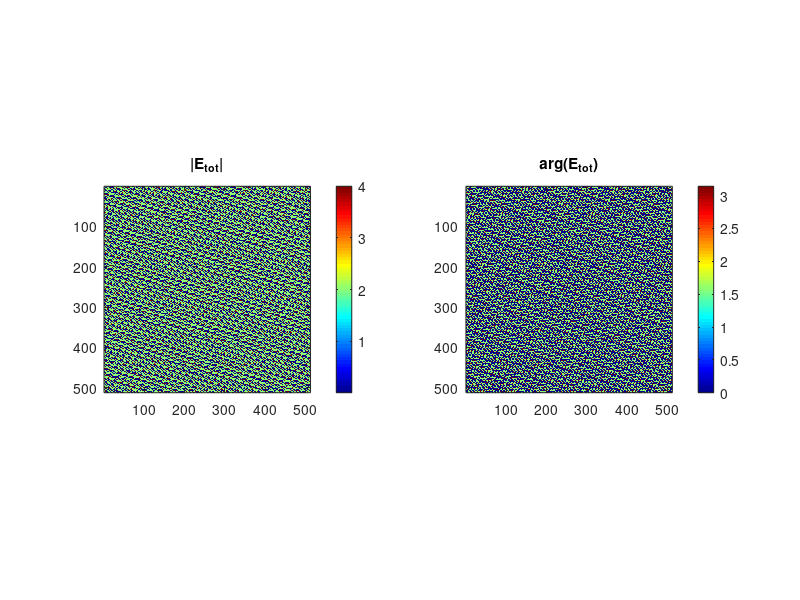
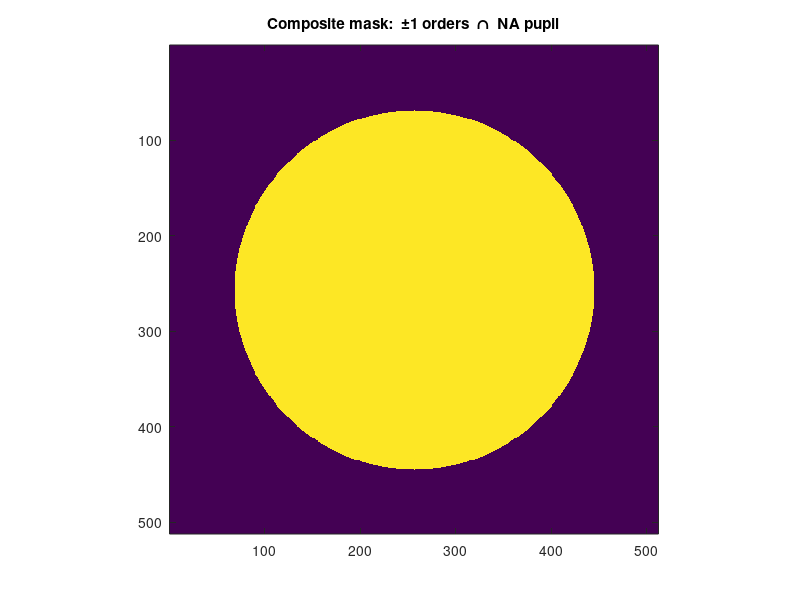
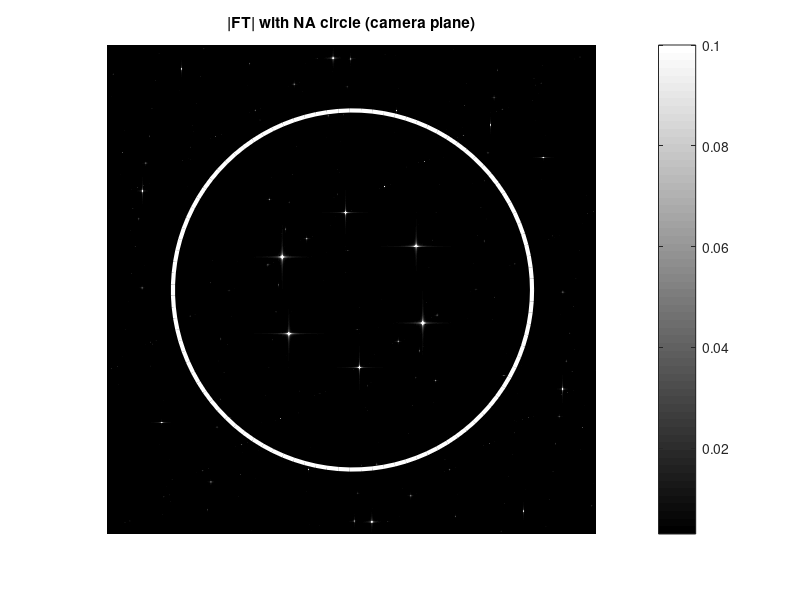
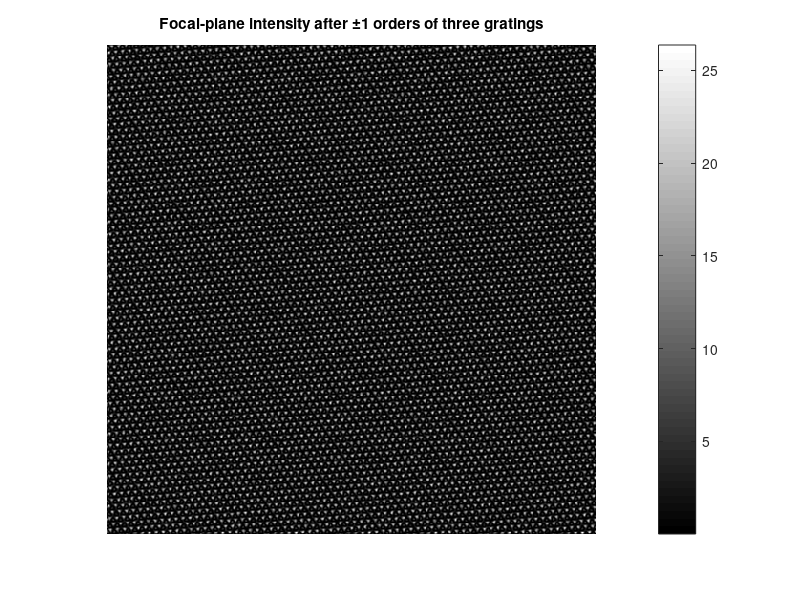

Reproduce these figures in MATLAB, in order.
% =============================================================
%    Fourier-plane mask demo   (±1 orders of three gratings)
%    — all scaling driven by NA, λ, pixel size, magnification —
% =============================================================
close all; clear; clc;

%% ------------------  Parameter Block  ------------------------
N              = 512;        % simulation grid (square)
lambda         = 0.515e-6;   % wavelength in vacuum  [m]
NA             = 1.1;        % numerical aperture
pixelSize_cam  = 6.5e-6;     % sensor pixel pitch    [m]
M              = 75.6303;    % lateral magnification  (sample→camera)

period_slm =3.97;
% period_slm =5.95;

period_slm_um = period_slm *8.2;
mag_Slm_Camera = (125/150)*(300/175)*(75/85);
% rho = ((period_slm*mag_Slm_Camera)^-1)./((size(Image_temp,1)*6.5)^-1)*ones(4,1);
period = period_slm_um*mag_Slm_Camera / 6.5;
% period         = 6;          % grating period [pixels]  (simulation coord.)
maskrad        = 3;          % radius of each ±1 order mask [pixels]
angles_list    = -[94.82, 94.82-120, 94.82-240];  % grating orientations

%% ------------------  Derived constants -----------------------
% frequency increment on the camera (cycles/m per FFT pixel)
deltaF_cam = 1 / (N * pixelSize_cam);
% res_rayleigh = 0.61 * lambda / NA;          % [m]

% NA cut-off in cycles/m (object) and camera
% fc_obj = NA / (0.61 * lambda);    % Rayleigh's limit - object plane
fc_obj = 2*NA / (1 * lambda);       % Abbe's limit - object plane

fc_cam = fc_obj / M;         % camera plane  (what the FFT sees)

% radius of NA circle in pixels
kCutPix = round(fc_cam / deltaF_cam);

fprintf('NA cut-off (object) : %.3f cycles/µm\n',  fc_obj*1e-6);
fprintf('NA cut-off (camera) : %.3f cycles/µm\n',  fc_cam*1e-6);
fprintf('NA radius in FFT px : %d px\n\n',         kCutPix);

%% ------------------  Build spatial grid ----------------------
[x, y] = meshgrid( (0:N-1) - N/2, (0:N-1) - N/2 );

%% ------------------  Composite binary-phase field ------------
E_tot = ones(N);
for jj = 1:3
    th     = angles_list(jj);
    coords = x*cosd(th) + y*sind(th);
    base_phase = pi * (mod(coords,period) < period/2);   % 0–π stripes
    E_tot = E_tot + exp(1i*base_phase);
end

figure(1);
subplot(1,2,1); imagesc(abs(E_tot));  axis image; colorbar; colormap jet;
title('|E_{tot}|');
subplot(1,2,2); imagesc(angle(E_tot)); axis image; colorbar; colormap jet;
title('arg(E_{tot})');

%% ------------------  Fourier transform -----------------------
Spec = fftshift( fft2(E_tot) );

%% ------------------  Mask: keep ±1 orders --------------------
mask = false(N);
center = N/2 + 1;

% ±1 orders for each orientation
f0 = N/period;   % FFT-bin index of first order
[Xg, Yg] = meshgrid(1:N, 1:N);

for th = angles_list
    u = round(f0 * cosd(th));
    v = round(f0 * sind(th));
    for sgn = [+1, -1]
        rr = center + sgn*v;
        cc = center + sgn*u;
        mask = mask | ((Yg-rr).^2 + (Xg-cc).^2 <= maskrad^2);
    end
end

% ------------------  Add circular NA pupil -------------------
NAMask  = ((Xg-center).^2 + (Yg-center).^2) <= kCutPix^2;
% mask    = mask & NAMask;   % keep only ±1 orders *inside* NA circle
mask    =  NAMask;   % keep only ±1 orders *inside* NA circle

figure(2); imagesc(mask); axis image;
title('Composite mask:  ±1 orders  ∩  NA pupil');
ft_profile = abs(Spec);
ft_profile = ft_profile ./ max(ft_profile(:));
%%
figure(3); imagesc(ft_profile); axis image off; %caxis([3e-2, 1e-1]);
set(gca,'ColorScale','log'); 
colormap gray;colorbar; hold on;
caxis([3e-3, 1e-1]);
viscircles([center,center], kCutPix, 'LineStyle','--','Color','w');
title('|FT| with NA circle (camera plane)');

%% ------------------  Filter, inverse FT ----------------------
Spec_filt = Spec .* mask;

% If you want to flip the phase of certain gratings:
to_flip = [];   % e.g. [1 2] to flip the first two gratings
for k = to_flip
    thk = angles_list(k);
    uk  = round(f0 * cosd(thk));
    vk  = round(f0 * sind(thk));
    for sgn = [+1, -1]
        rr = center + sgn*vk;
        cc = center + sgn*uk;
        Spec_filt(rr,cc) = -Spec_filt(rr,cc);   % multiply by –1
    end
end

E_img = ifft2( ifftshift(Spec_filt) );
I_img = abs(E_img).^2;

%% ------------------  Display focal-plane intensity -----------
figure(7); imagesc(I_img); axis image off; colormap gray; colorbar;
title('Focal‐plane intensity after ±1 orders of three gratings');
%% ----- Compute ±1 order radius ratio vs NA radius -----
% Continuous (ideal) first-order radius in FFT pixels
r1_cont = f0;                       % since radius = N/period in pixels
ratio_cont = r1_cont / kCutPix;     % continuous ratio

% Discrete (rounded) radius from mask centers for each grating angle
r1_disc = zeros(numel(angles_list), 1);
cnt = 0;
for th = angles_list
    cnt = cnt + 1;
    u = round(f0 * cosd(th));
    v = round(f0 * sind(th));
    r1_disc(cnt) = hypot(u, v);     % sqrt(u^2 + v^2)
end
ratio_disc_all = r1_disc / kCutPix;
ratio_disc_mean = mean(ratio_disc_all);

% Print to console
fprintf('--- ±1 Order Radius vs NA ---\n');
fprintf('NA radius (kCutPix)           : %d px\n', kCutPix);
fprintf('First-order radius (continuous): %.3f px\n', r1_cont);
fprintf('Radius ratio (continuous)      : %.6f\n', ratio_cont);
for ii = 1:numel(angles_list)
    fprintf('Angle %7.2f°: r_disc = %4d px  |  ratio_disc = %.6f\n', ...
        angles_list(ii), round(r1_disc(ii)), ratio_disc_all(ii));
end
fprintf('Mean discrete ratio across angles: %.6f\n\n', ratio_disc_mean);
